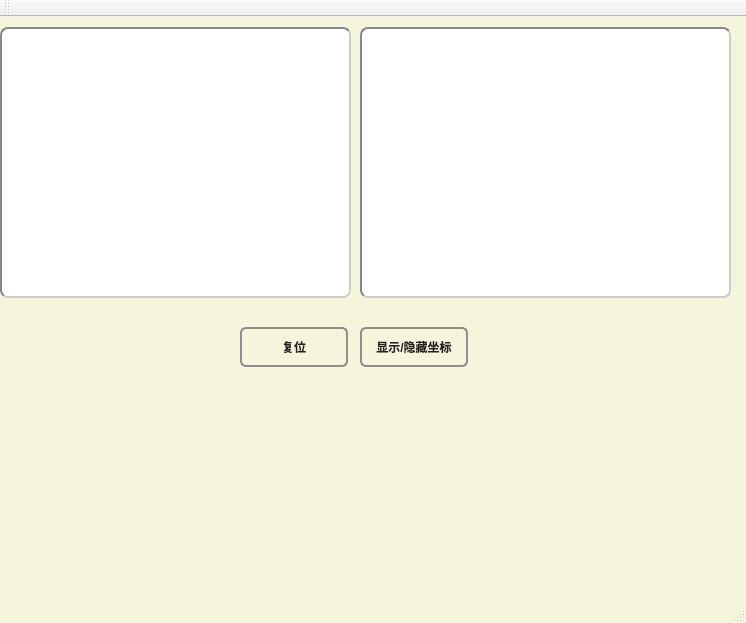
<?xml version="1.0" encoding="UTF-8"?>
<ui version="4.0">
 <class>testClass</class>
 <widget class="QMainWindow" name="testClass">
  <property name="geometry">
   <rect>
    <x>0</x>
    <y>0</y>
    <width>746</width>
    <height>623</height>
   </rect>
  </property>
  <property name="sizePolicy">
   <sizepolicy hsizetype="Preferred" vsizetype="Preferred">
    <horstretch>0</horstretch>
    <verstretch>0</verstretch>
   </sizepolicy>
  </property>
  <property name="windowTitle">
   <string>test</string>
  </property>
  <property name="styleSheet">
   <string notr="true">QMainWindow { background-color: #F5F5DC; }
QWidget { color: #000000; }
QLineEdit{
    border: 1px solid #000000;
    color: #000000;
    background: #FFFFFF;
    border-radius: 10px;
}</string>
  </property>
  <widget class="QWidget" name="centralWidget">
   <widget class="QWidget" name="widgetChart1" native="true">
    <property name="geometry">
     <rect>
      <x>0</x>
      <y>10</y>
      <width>351</width>
      <height>271</height>
     </rect>
    </property>
    <property name="sizePolicy">
     <sizepolicy hsizetype="Expanding" vsizetype="Expanding">
      <horstretch>0</horstretch>
      <verstretch>0</verstretch>
     </sizepolicy>
    </property>
    <property name="styleSheet">
     <string notr="true">QWidget{
    border: 2px inset #888888;
    color: #000000;
    background: #FFFFFF;
    border-radius: 10px;
    padding: 2px 8px;
    font-weight: bold;
	border-radius: 8px;
}</string>
    </property>
   </widget>
   <widget class="QPushButton" name="zoom_reset">
    <property name="geometry">
     <rect>
      <x>240</x>
      <y>310</y>
      <width>108</width>
      <height>40</height>
     </rect>
    </property>
    <property name="font">
     <font>
      <bold>true</bold>
     </font>
    </property>
    <property name="acceptDrops">
     <bool>false</bool>
    </property>
    <property name="autoFillBackground">
     <bool>false</bool>
    </property>
    <property name="styleSheet">
     <string notr="true">QPushButton {
    border: 2px solid #8f8f91;
    border-radius: 6px;
    background: qlineargradient(
        x1:0, y1:0, x2:0, y2:1,
        stop:0 #fdfdfd, stop:1 #c3c3c3
    );
    min-width: 80px;
    min-height: 28px;
    color: #222222;
    font-weight: bold;
    padding: 4px 12px;
    /* 轻微外阴影，增强立体感 */
    box-shadow: 1px 1px 3px #b0b0b0;
}
QPushButton:hover {
    background: qlineargradient(
        x1:0, y1:0, x2:0, y2:1,
        stop:0 #eaeaea, stop:1 #bdbdbd
    );
    border: 2px solid #5a5a5a;
}
QPushButton:pressed {
    background: qlineargradient(
        x1:0, y1:0, x2:0, y2:1,
        stop:0 #c3c3c3, stop:1 #fdfdfd
    );
    border: 3px inset #5a5a5a;
}</string>
    </property>
    <property name="text">
     <string>复位</string>
    </property>
   </widget>
   <widget class="QPushButton" name="display_xy">
    <property name="geometry">
     <rect>
      <x>360</x>
      <y>310</y>
      <width>108</width>
      <height>40</height>
     </rect>
    </property>
    <property name="font">
     <font>
      <bold>true</bold>
     </font>
    </property>
    <property name="acceptDrops">
     <bool>false</bool>
    </property>
    <property name="autoFillBackground">
     <bool>false</bool>
    </property>
    <property name="styleSheet">
     <string notr="true">QPushButton {
    border: 2px solid #8f8f91;
    border-radius: 6px;
    background: qlineargradient(
        x1:0, y1:0, x2:0, y2:1,
        stop:0 #fdfdfd, stop:1 #c3c3c3
    );
    min-width: 80px;
    min-height: 28px;
    color: #222222;
    font-weight: bold;
    padding: 4px 12px;
    /* 轻微外阴影，增强立体感 */
    box-shadow: 1px 1px 3px #b0b0b0;
}
QPushButton:hover {
    background: qlineargradient(
        x1:0, y1:0, x2:0, y2:1,
        stop:0 #eaeaea, stop:1 #bdbdbd
    );
    border: 2px solid #5a5a5a;
}
QPushButton:pressed {
    background: qlineargradient(
        x1:0, y1:0, x2:0, y2:1,
        stop:0 #c3c3c3, stop:1 #fdfdfd
    );
    border: 3px inset #5a5a5a;
}</string>
    </property>
    <property name="text">
     <string>显示/隐藏坐标</string>
    </property>
   </widget>
   <widget class="QWidget" name="widgetChart2" native="true">
    <property name="geometry">
     <rect>
      <x>360</x>
      <y>10</y>
      <width>371</width>
      <height>271</height>
     </rect>
    </property>
    <property name="sizePolicy">
     <sizepolicy hsizetype="Expanding" vsizetype="Expanding">
      <horstretch>0</horstretch>
      <verstretch>0</verstretch>
     </sizepolicy>
    </property>
    <property name="styleSheet">
     <string notr="true">QWidget{
    border: 2px inset #888888;
    color: #000000;
    background: #FFFFFF;
    border-radius: 10px;
    padding: 2px 8px;
    font-weight: bold;
	border-radius: 8px;
}</string>
    </property>
   </widget>
  </widget>
  <widget class="QMenuBar" name="menuBar">
   <property name="geometry">
    <rect>
     <x>0</x>
     <y>0</y>
     <width>746</width>
     <height>21</height>
    </rect>
   </property>
  </widget>
  <widget class="QToolBar" name="mainToolBar">
   <attribute name="toolBarArea">
    <enum>TopToolBarArea</enum>
   </attribute>
   <attribute name="toolBarBreak">
    <bool>false</bool>
   </attribute>
  </widget>
  <widget class="QStatusBar" name="statusBar"/>
 </widget>
 <layoutdefault spacing="6" margin="11"/>
 <resources>
  <include location="test.qrc"/>
 </resources>
 <connections/>
</ui>
